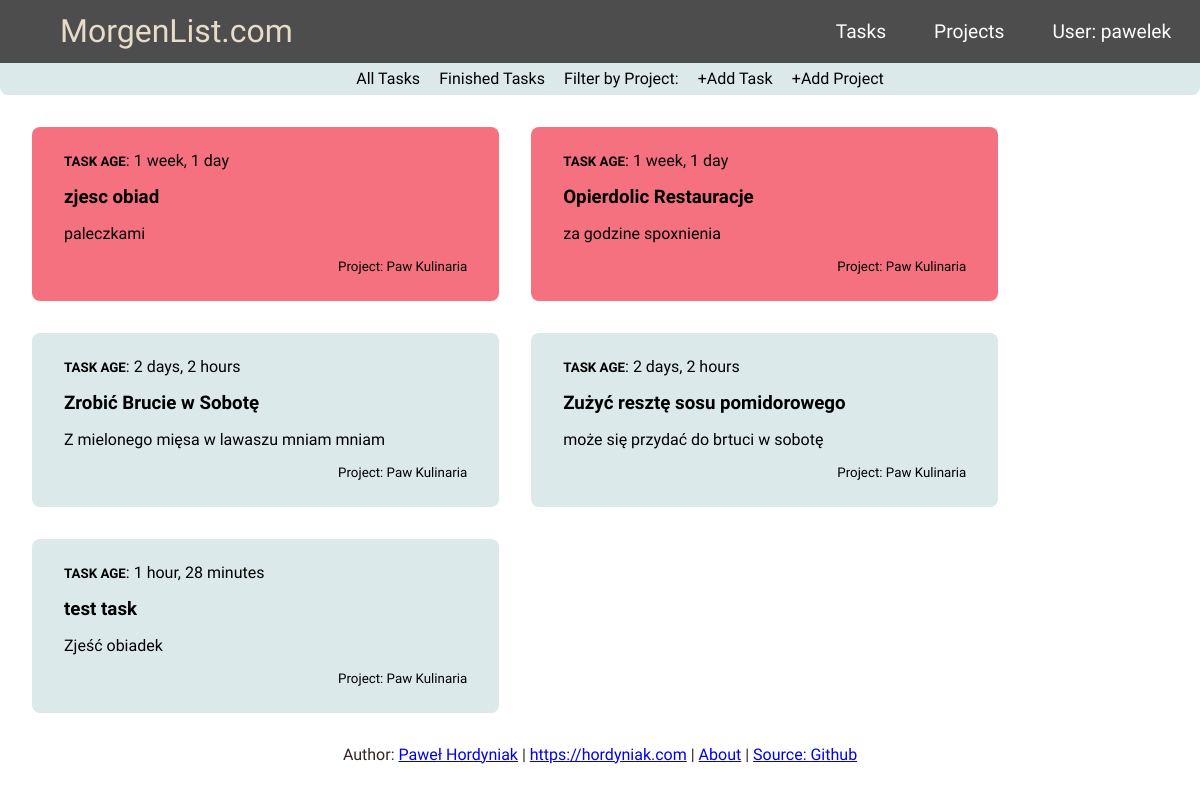
/project_detail/5 (signed in), run on the app's committed database.
### tasktrack/models.py (models this page shows, shortened)
class Task(models.Model):
    author = models.ForeignKey('auth.User', on_delete=models.CASCADE)
    project = models.ForeignKey('tasktrack.Project', related_name='Tasks', null=True, on_delete=models.CASCADE)
    title = models.CharField(max_length=200, unique=True)
    updated_on = models.DateTimeField(auto_now = True)
    description = models.TextField()
    created_on = DateTimeField(auto_now_add=True)
    status = models.IntegerField(choices=STATUS, default = 0)
    class Meta:
        ordering = ['created_on']
    def is_week_old(self):
        return (timezone.now() - self.created_on).days > 5

class Project(models.Model):
    owner = models.ForeignKey('auth.User', on_delete=models.CASCADE)
    title = models.CharField(max_length=24, unique=True)
    status = models.IntegerField(choices=STATUS, default = 0)
    def __str__(self) -> str:
        return self.title

### tasktrack/views.py (the view)
# urls.py: path('project_detail/<int:pk>', views.ProjectDetailView.as_view(), name='project_detail'),
class ProjectDetailView(LoginRequiredMixin, generic.DetailView):
    model = Project
    context_object_name = 'project'
    template_name = 'task_list.html'
    login_url = '/login/'
    def get_context_data(self, **kwargs):
        context = super().get_context_data(**kwargs)
        context['projects'] = Project.objects.filter(owner=self.request.user)
        return context

### tasktrack/templates/task_list.html (shortened to what this page needs)
{% extends "base.html" %}
{% block content %}
<nav class="sub-navbar">
    <ul class="nav-links">
        <li class="sub-nav-link"><a href="{% url 'task_list' %}">All Tasks</a></li>
        <li class="sub-nav-link"><a href="{% url 'task_done' %}">Finished Tasks</a></li>
        <li class="sub-nav-link"> <div class="dropdown">
            <a href='#' class="drop-btn">Filter by Project:</a>
          </div> </li>
          <li class="sub-nav-link"><a href="{% url 'create_task' %}">+Add Task</a></li>
          <li class="sub-nav-link"><a href="{% url 'create_project' %}">+Add Project</a></li>
    </ul>
</nav>
<div class='taskfield'>
{% if project %}
    {% for task in project.Tasks.all %}
        {% if task.status == 0 %}
            {% if task.is_week_old %}
                <div class="task old">
            {% else %}
                <div class="task">
            {% endif %}
                <a href="{% url 'edit_task' pk=task.pk %}">
                <div class="container">
                    <p><b id='font_small'>TASK AGE</b>: {{ task.created_on|timesince }}</p>
                    <h3 class = "title">{{ task.title }}</h3>
                    <p>{{ task.description }}<br>
                        <div id="font_small" class='right_al'>Project: {{ task.project }}</div><br>
                </div> </a>
            </div>
        {% endif %}
    {% empty %}
    <p>List is empty</p>
    {% endfor %}
{% endif %}
</div>
{% endblock %}

### tasktrack/templates/base.html (shortened to what this page needs)
<!DOCTYPE html>
{% load static %}
<html lang="en">
<head>
    <link rel="stylesheet" href="{% static 'css/base.css' %}">
</head>
<body>
    <nav class="MyNavbar">
        <a href="{% url 'task_list' %}" class="site-logo">MorgenList.com</a>
        <ul class="nav-links">
            {% if request.user.is_authenticated %}
                <li class='nav-item'><a href="{% url 'task_list' %}">Tasks</a></li>
                <li class='nav-item'><a href="{% url 'project_list' %}">Projects</a></li>
                <li class='nav-item'><a href="{% url 'logout' %}">User: {{ request.user }}</a></li>
            {% else %}
                <li class='nav-item'><a href="{% url 'user_login' %}">Login</a></li>
            {% endif %}
        </ul>
    </nav>
    {% block content %}{% endblock content %}
    <p class="footer">Author: <a href="mailto:hordyniak@gmail.com">Paweł Hordyniak</a> | <a href="https://hordyniak.com">https://hordyniak.com</a> | <a href="{% url 'about' %}">About</a> | <a href="https://github.com/Pawel-9215/TaskManager">Source: Github</a></p>
</body>
</html>

### tasktrack/static/css/base.css (style rules this page uses)
body { margin: 0; font-family: 'Barlow Semi Condensed', sans-serif; color: rgb(53, 36, 36); background-color: rgb(255, 255, 255); }
.right_al { text-align: right; }
.taskfield { margin: 1em; display: flex; flex-wrap: wrap; justify-content: flex-start; }
.site-logo { font-family: 'Odibee Sans', cursive; text-decoration: none; font-size:xx-large; color: #E6DCC9; margin: 0; padding: 0em; margin-left: 5%; }
#font_small { font-size: smaller; }
.task { box-shadow: none; transition: 0.1s; min-width: 22%; max-width: 22%; border-radius: 0.5em; background-color: #DBE9EA; margin: 1em; display: inline-block; }
.old { background: #F5717F; }
.task a:link { color: black; text-decoration: none; }
.container { padding: 0.5em 2em; text-decoration: none; }
.container h3 { padding: 0em; margin: 0em; }
.footer { text-align: center; }
ul { list-style-type: none; }
.nav-item a { display: inline-block; padding: 0.2em 1em; margin-right: 0.5em; text-decoration: none; color: #FDFDFD; font-size: larger; border-radius: 0.3em; }
.sub-nav-link a { display: inline-block; padding: 0.2em 0.4em; margin: 0em 0.2em; text-decoration: none; color: #000000; border-radius: 0.2em; }
.MyNavbar { display: flex; justify-content: space-between; background-color: #4D4D4D; align-items: center; transition: 50ms; height: 2.8em; }
.dropdown { position: relative; display: inline-block; }
.sub-navbar { border-bottom-left-radius: 0.5em; border-bottom-right-radius: 0.5em; display: flex; justify-content: center; background-color: #DBE9EA; align-items: center; height: 2em; }
.nav-links { display: flex; }
@media all and (max-width: 1200px) { .MyNavbar { flex-wrap: wrap; height: auto; } }
@media all and (max-width: 1200px) { .task { min-width: 40%; max-width: 40%; } }

### data on the page
Task: created_on "1 week, 1 day", title "zjesc obiad", description "paleczkami", project "Paw Kulinaria"
Task: created_on "1 week, 1 day", title "Opierdolic Restauracje", description "za godzine spoxnienia", project "Paw Kulinaria"
Task: created_on "2 days, 2 hours", title "Zrobić Brucie w Sobotę", description "Z mielonego mięsa w lawaszu mniam mniam", project "Paw Kulinaria"
Task: created_on "2 days, 2 hours", title "Zużyć resztę sosu pomidorowego", description "może się przydać do brtuci w sobotę", project "Paw Kulinaria"
Task: created_on "1 hour, 28 minutes", title "test task", description "Zjeść obiadek", project "Paw Kulinaria"

### other printed values
{{ request.user }} "pawelek"
